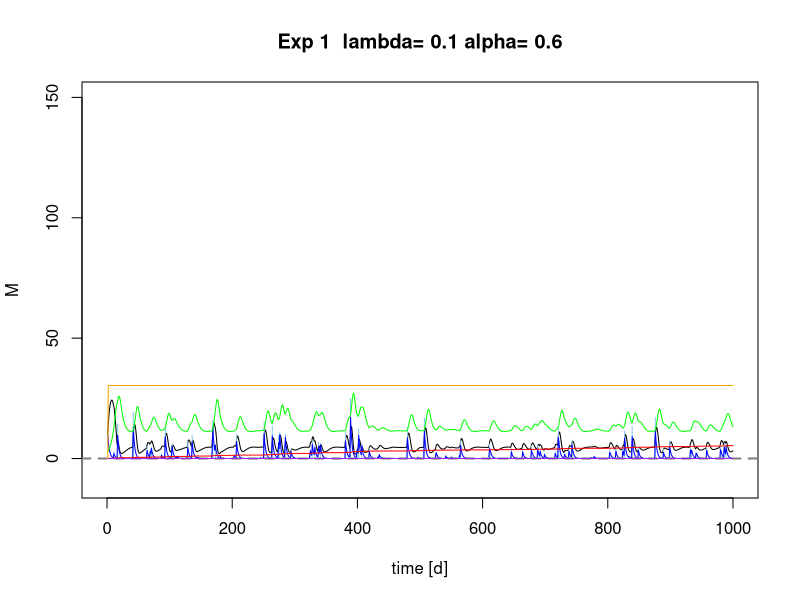
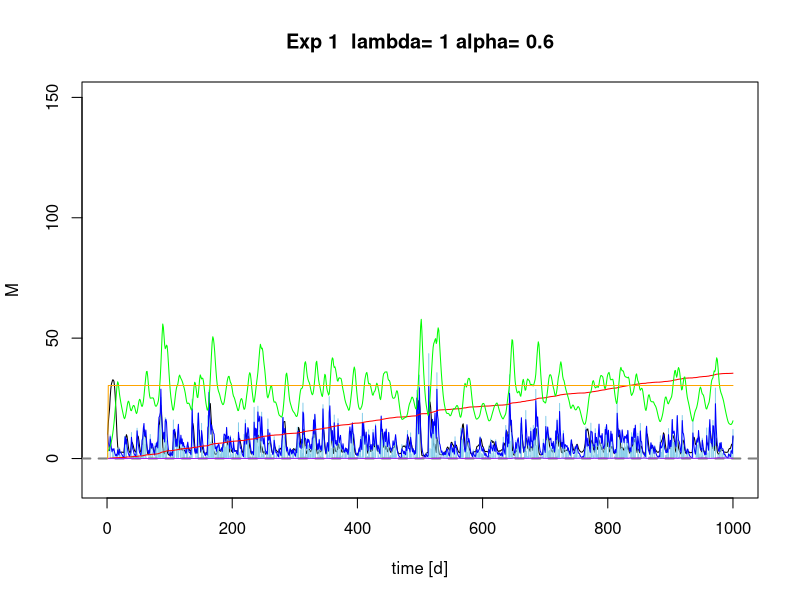
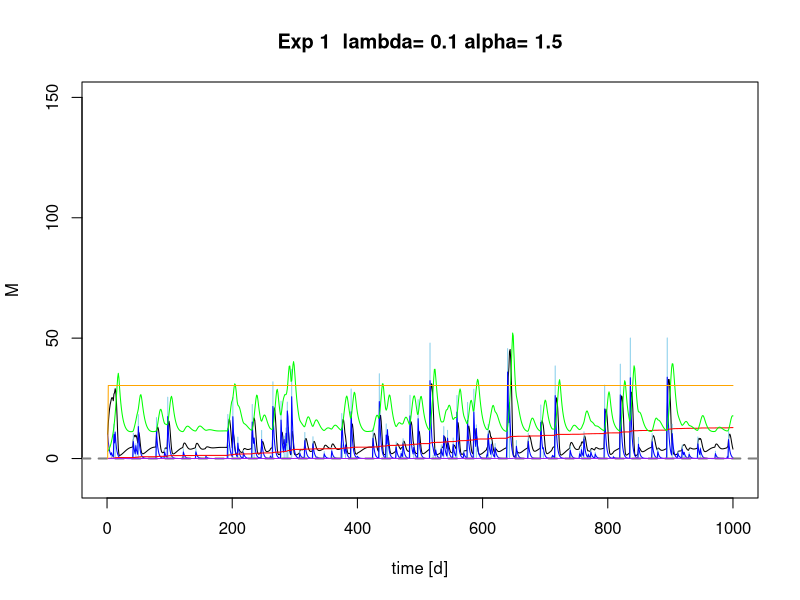
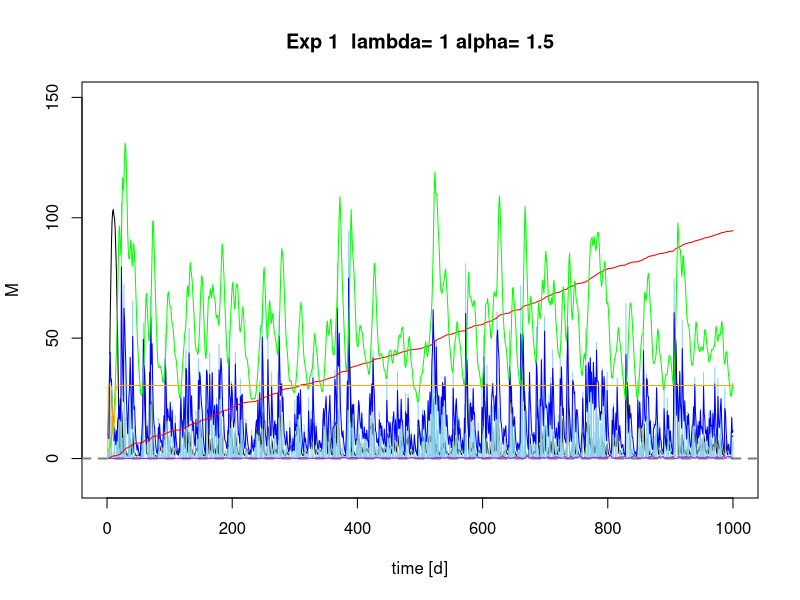
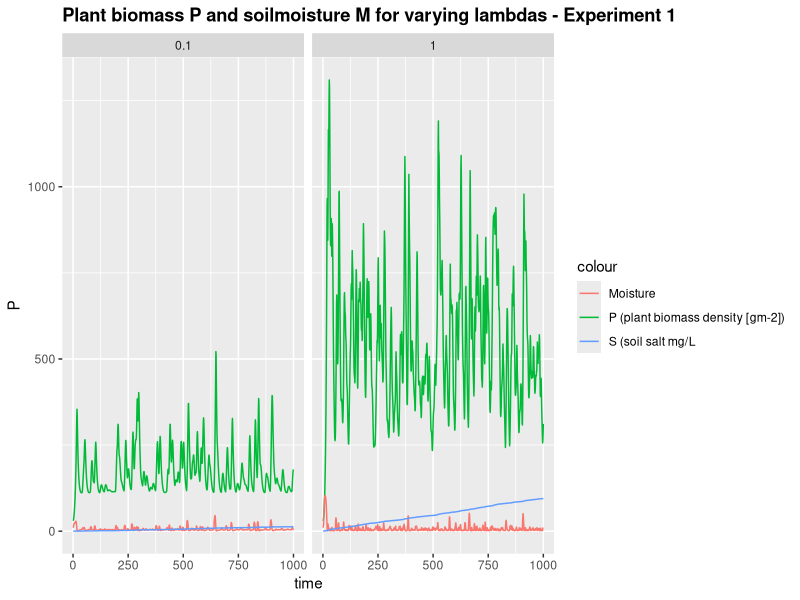
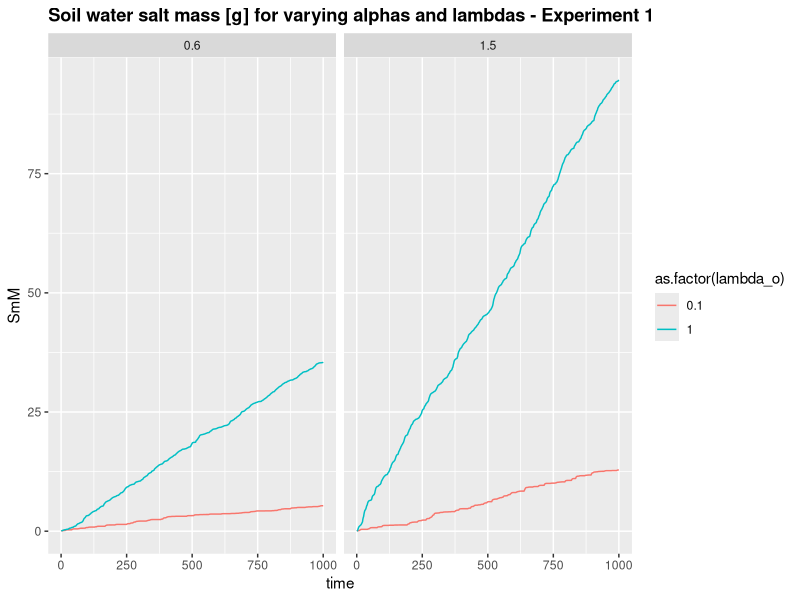
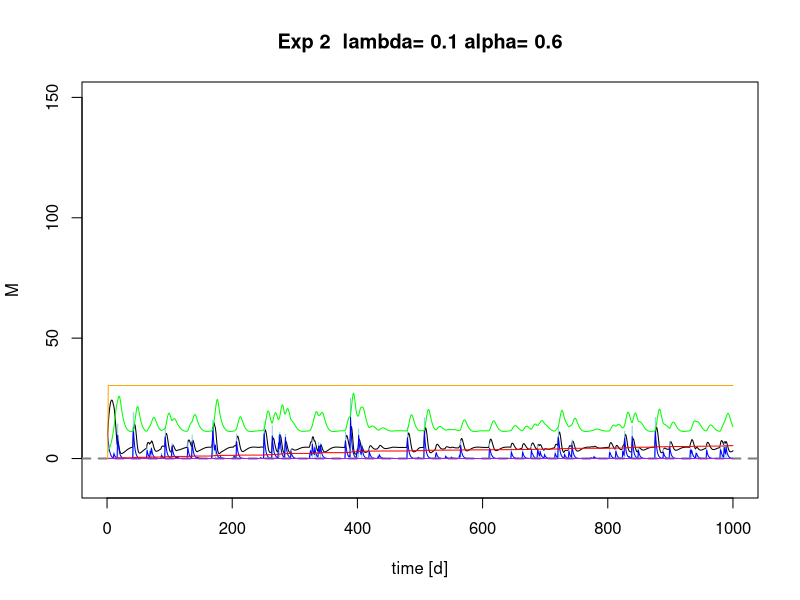
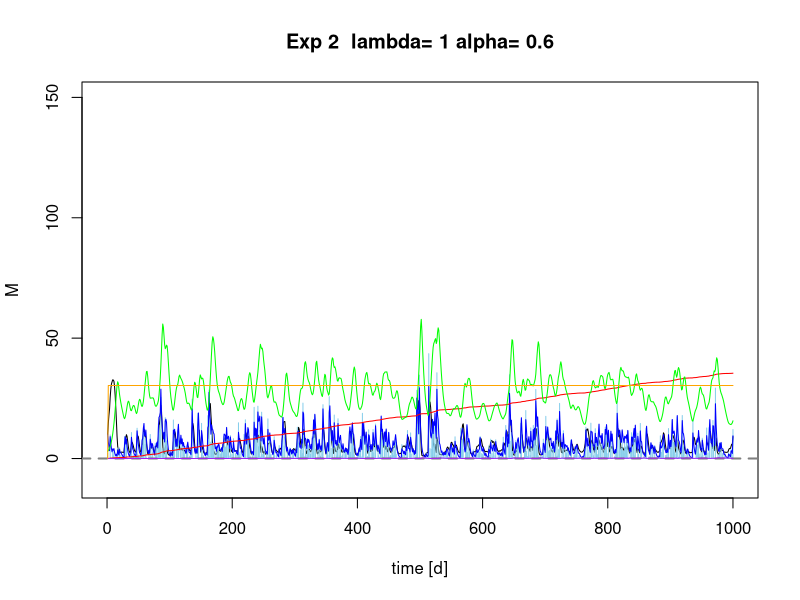

The R script that drew these images, in order:
## ---- chunk 1

# Sandy Clay Loam
    n<-0.367 # porosity
    # more soil variables for evaporation & losses
    # Hydraulic conductivity
    K_s<-52.08*10 # mm/day
    # campbell's b
    b<-6.4069 # neurotheta sandy clay loam
    # van Genuchten parameters
#     avg <- 0.0521
#     nvg <- 1.237
    s_fc<-0.2677/n # Field capacity
    # This is the bubbling pressure
    psi_s_bar<--1.2E-3 #
 
   h1bar =  -psi_s_bar 
   hb = psi_s_bar*-10^5
 

  Z =1000 # [cm] actual groundwater depth 

# parameters describing the soil
  soilpar <- list(b = b, n = n, s_fc = s_fc, K_s = K_s, 
                psi_s_bar = psi_s_bar, h1bar = h1bar, hb = hb)
    #................................................
    # Vegetation 1 (Grass)
    # paspalum secateum F-I and R-I, 2004

    Zr = 400 # soil depth (cm)   Also Table 2...Fernandez-Illescas and Rodriguez-Iturbe...2001


 # parameters describing the root zone   
  vegpar <- list(Zr = Zr)


# parameters describing plant dynamics and salt features

  alpha_i=0.5 #maximum infiltration rate per day, http://www.fao.org/docrep/s8684e/s8684e0a.htm
         
  k=12 # Saco et al, 2013
  W0=0.2 # Saco et al, 2013
  gmax=0.05 # Saco et al, 2013
  k1=5 # Saco et al, 2013
  c=10  # Saco et al, 2013
  f= 0.4  # f is the soil salt leaching efficiency (whether some salt is retained)
  ConcConst = 0.01 # ConcConst is the concentration of the salt in the infiltrating water in g/l
  CM.gw = 0.1 # salt concentration in groundwater
  d=0.24 # fraction of plant mortality
  
  par <- list(alpha_i=alpha_i,k=k, W0=W0, gmax=gmax, k1=k1, c=c, f=f, ConcConst=ConcConst, CM.gw= CM.gw, d=d)
## ---- chunk 2
Infil <- function(h,P, par){
  
  I=par$alpha_i*h*(P+par$k*par$W0)/(P+par$k)
  
  return (I)
}
## ---- chunk 3

WU <- function(M,P,par){ 
# using Svir in here means scaling Svir back to M, easier to do at Svir in balances  
#  WU=par$gmax*((M*(1+Svir))/(((M*(1+Svir))+par$k1)))*P 
  WU=par$gmax*(M/((M+par$k1)))*P 
  
  return(WU)
}
## ---- chunk 4

Gr <- function(M,P,par) { 
  
  Gr = par$c*WU(M,P,par)
  
  return(Gr)
}
## ---- chunk 5
Mo <- function(P,par) {
  # needs to be M/Svir because both are "large" numbers
  # you want a number ~1 for multiplication, or <0.1 for addition
  Mo = P*(par$d)
  
  return(Mo)

}
## ---- chunk 6
#******************************************
# based on Salvucci, 1993
L_n <- function(M,Z,soilpar,vegpar) {
   Zr <- vegpar$Zr
   hb <- - soilpar$psi_s_bar*10^5 # (mm?)
   soilpar$s_fc <- (Z/hb)^(-1/soilpar$b)
   
   s=M/(soilpar$n*vegpar$Zr)
  
   psi = hb*s^-soilpar$b

   m=2 + 3/soilpar$b#5.64  # in Salvucci's paper it is called n, but I called it m here to not confuse it with porosity

q <-((Z/hb)^(-m)-(psi/hb)^(-m))/(1+(psi/hb)^(-m)+(m-1)*(Z/hb)^(-m))#/(soilpar$n*Zr) # 


# Mass flux
flux <- soilpar$K_s*q


return(flux)
}

## ---- chunk 7
balances <- function(Rain, par, plotit=T,
                      soilpar,
                      vegpar){
   

  
# Storage vectors for the daily steps are initialized.

   M <- rep(0,length(Rain)) # soil moisture [mm]
   h <- rep(0,length(Rain)) # infiltration depth [mm]
   P <- rep(0,length(Rain)) #biomass density []
   CM<- rep(0,length(Rain)) # Salt concentration in soil water in g/L or g/mm
   SmI<- rep(0,length(Rain)) # Salt mass in infiltrating water [g]
   SmM <- rep(0,length(Rain)) # Salt mass in soil water [g]
   In <- rep(0,length(Rain)) # infiltration [mm]

   Svir <- rep(0,length(Rain)) # virtual saturation
   flux<- rep(0,length(Rain)) # drainage and capillary rise flux, according to sign



# Initial values to start the simulation.

   
   M[1] <- 10
   h[1] <- 10 
   P[1] <- 30
   CM[1]<- 0
   Svir[1] <- M[1]



# We decided to split the numerical calculations for the daily into 12 substeps.

   deltat <- 12 # split in 12 increments

  
# Storage vectors for the substeps are initialized.

   M_sub <- rep(0,deltat)
   h_sub <- rep(0,deltat)
   I_sub <- rep(0,deltat)
   #Q_sub <- rep(0,deltat)
   WU_sub <-rep(0,deltat) # Water uptake in mm
   P_sub <- rep(0,deltat) 
   Gr_sub <- rep(0,deltat) # Growth of biomass
   Mo_sub<- rep(0,deltat) # Mortality of biomass
   SmI_sub <- rep(0,deltat) 
   SmM_sub<- rep(0,deltat) 
   CM_sub<- rep(0,deltat) 
  Svir_sub <- rep(0,deltat) # virtual saturation

   flux_sub<-rep(0,deltat) # calculates leakage loss without evaporation loss

   U_salt <-rep(0,deltat)
   L_salt <-rep(0,deltat)


  
   timeincr= 1/deltat
   
  for (t in 2:length(Rain)){
    
    for (tt in 1:(deltat-1)) {
      
      h.old <- ifelse(tt==1,h[t-1],h_sub[tt])
      P.old <- ifelse(tt==1,P[t-1],P_sub[tt])
      M.old <- ifelse(tt==1,M[t-1],M_sub[tt])
      SmI.old <-ifelse(tt==1,SmI[t-1],SmI_sub[tt])
      CM.old <-ifelse(tt==1,CM[t-1],CM_sub[tt])
      Svir.old <-ifelse(tt==1,Svir[t-1],Svir_sub[tt])


# Balance for water depth on soil


h_sub[tt+1] <- h.old + ifelse(tt==1,(10*Rain[t]),0) - Infil(h.old, P.old,par)*timeincr

# Infiltration

      I_sub[tt] <- Infil(h.old, P.old,par)*timeincr

#  1. Update soil moisture with infiltration

      M_sub[tt + 1] <- M.old + I_sub[tt]      
      
# Now do all plant uptake and growth
# water uptake by plants: include infiltration in available water

      WU_sub[tt] <- WU(M=Svir.old,P.old,par)*timeincr 
      
      # growth rate
      Gr_sub[tt] <- Gr(M=Svir.old, P.old,par)*timeincr 
      # Mortality
      Mo_sub[tt]<- Mo(P.old, par)*timeincr
      # calculate plant biomass balance
      P_sub[tt + 1] <- P.old + Gr_sub[tt]- Mo_sub[tt] 
      
      
# re-calculate water balance
# 2. before leaching
      M_sub[tt + 1] <- M.old + I_sub[tt] - WU_sub[tt] #- L_sub[tt] 

# Calculate salt concentration in the soil

 # 3. calculate leaching and capillary rise amount
  flux_sub[tt+1]<-do.call(L_n,list(M=M_sub[tt+1],Z=Z, soilpar=soilpar,vegpar=vegpar))

# 4. final adjust soil moisture for leaching or capillary rise
 
   M_sub[tt + 1] <-  M_sub[tt + 1] + flux_sub[tt+1]*timeincr


# calculate saltbalance

# Salt leaching
    L_salt[tt+1] <- ifelse(flux_sub[tt+1]<0, par$f*CM_sub[tt+1]*flux_sub[tt+1]*timeincr,0) # leaching of salt

# salt uplfow
    U_salt[tt+1] <- ifelse(flux_sub[tt+1]>0, par$CM.gw*flux_sub[tt+1]*timeincr,0) # rise of salt

# salt mass coming in with infiltration
      SmI_sub[tt+1]<- SmI.old + I_sub[tt]*par$ConcConst 

#salt mass in soil
     SmM_sub[tt+1] <- SmI_sub[tt+1] + U_salt[tt+1] - L_salt[tt+1]
# salt concentration in soil
   CM_sub[tt+1]<- (SmM_sub[tt+1]/M_sub[tt+1])*(1/58.44) # 
    
# Virtual saturation (Shah et al., 2012), here in [mm] to be in the same unit as M
    Svir_sub[tt + 1]<-soilpar$n*vegpar$Zr*((soilpar$h1bar*10^-1)^(1/soilpar$b))*
                     ((soilpar$h1bar*10^-1)*(M_sub[tt + 1]/
                       (soilpar$n*vegpar$Zr))^(-soilpar$b)
                       +(3.6*CM_sub[tt + 1]))^(-1/soilpar$b)

    } 
  
# Aggregating the substep results to daily values.

    P[t] = P_sub[deltat]
    M[t] = M_sub[deltat]
    h[t] = h_sub[deltat]
    CM[t] = CM_sub[deltat]
    SmM[t] = SmM_sub[deltat] 
    SmI[t]=SmI_sub[deltat]
    In[t]= sum(I_sub)
    flux[t] = sum(flux_sub)
    Svir[t] = Svir_sub[deltat]

}


# Plotting
 
if (plotit==T) {  
  plot(M, type="l",ylim=c(-10,150),xlim=c(0,time),xlab=("time [d]"), main=paste("Exp 1  lambda=", lambda[j],"alpha=", alpha[i]))
  points(Rain*10, type="h", col="skyblue")
   
    lines(h,type="l", col="blue")
    abline(h=0, col="Gray50",lwd=2,lty=2)

    lines(SmM,type="l", col="red")
    lines(CM,type="l", col="purple")
    lines(P/10,type="l", col="green")
    lines(flux,type="l", col="orange")

#  legend("topright",cex=1, pt.cex=0.4, c("Moisture [mm]","Rainfall [mm]*10","overland flow depth[mm] ","salt mass in soil water [g]", "salt concentration in soil water [g/l]", "Plant biomass density [g/m^2]/10"),
#          col=c("black","skyblue","blue","red","purple","green"),lty=1)
 

}

Out <- data.frame(P=P,M=M,h=h, CM=CM, SmM=SmM, In=In, flux=flux, Svir=Svir)
return(Out)
}
## ---- chunk 8
alpha <- c(0.6,1.5) 
lambda <- c(0.1,1)

Store <- list()
sub_store <- list()
time <- 1000
delta <- 0
set.seed(1000)
## ---- chunk 9
# set the mortality value
# source("Rainfall.R")
Precip <- function(time,alpha,lambda,delta) {
  # generate a vector of times between rainfall events > delta
  f_P<-floor(rexp(time,lambda*exp(-delta/alpha))) # vector of times between rainfall occurrences (equation 4 & 8)
  # generate a binary vector from this (impulse function)
  binary.vec <- unlist(lapply(1:time,function(i) c(rep(0,f_P[i]),1)))
  R <- rexp(length(binary.vec),1/alpha)*binary.vec 
  return(R[1:time])
}

    for (i in 1:length(alpha)) {
  
for (j in 1:length(lambda)) {
      # generate the rainfall
    Rain <- Precip(time,alpha[i],lambda[j],delta)
    Rainlist <- data.frame(Precip(time,alpha[i],lambda[j],delta))
  
    sub_store[[j]] <-data.frame(alpha_o=rep(alpha[i],time),
                                lambda_o=rep(lambda[j],time),
                                balances(Rain,plotit=T, par=par,
                                soilpar, vegpar))
  }
  Store[[i]] <- sub_store
}
## ---- chunk 10
require(ggplot2)
lambda_sum <- do.call(rbind,Store[][[2]])
lambda_sum$time <- rep(1:time,length(lambda))

pl <- ggplot(lambda_sum,aes(x=time,y=P, colour="P (plant biomass density [gm-2])")) + geom_line()
pl  <- pl + geom_line(aes(x=time,y=M, colour="Moisture"))  
pl <- pl +  facet_wrap(~lambda_o)   #, colour=lambda_o (put this in aes-brackets) 
pl  + ggtitle("Plant biomass P and soilmoisture M for varying lambdas - Experiment 1") +  geom_line(aes(x=time, y=SmM, colour= "S (soil salt mg/L")) + theme(plot.title = element_text(lineheight=.8, face="bold"))
## ---- chunk 11
lambda_sum_all <- do.call(rbind,do.call(rbind,Store))
lambda_sum_all$time <- rep(rep(1:time,length(lambda)),length(alpha))


pa <- ggplot(lambda_sum_all,aes(x=time,y=SmM,col=as.factor(lambda_o))) + geom_line(linetype=1) 
# pa <- pa + + scale_color_gradient(low="blue", high="red")
pa <- pa  + facet_wrap(~alpha_o) + ggtitle("Soil water salt mass [g] for varying alphas and lambdas - Experiment 1") + theme(plot.title = element_text(lineheight=.8, face="bold"))
pa  
## ---- chunk 12
h1P<- lambda_sum$P
h1M <-lambda_sum$M
h1SmM<-lambda_sum$SmM
h1CM<-lambda_sum$CM

## ---- chunk 13

Gr <- function(M,P,par) { 
  
  Gr = par$c*WU(M,P,par)
  
  return(Gr)
}
## ---- chunk 14
Mo <- function(P,M,Svir,par) {
  # needs to be M/Svir because both are "large" numbers
  # you want a number ~1 for multiplication, or <0.1 for addition
  Mo = P*(par$d*(M/Svir))
  
  return(Mo)

}
## ---- chunk 15
balances <- function(Rain, par, plotit=T,
                      soilpar,
                      vegpar){
   

  
# Storage vectors for the daily steps are initialized.

   M <- rep(0,length(Rain)) # soil moisture [mm]
   h <- rep(0,length(Rain)) # infiltration depth [mm]
   P <- rep(0,length(Rain)) #biomass density []
   CM<- rep(0,length(Rain)) # Salt concentration in soil water in g/L or g/mm
   SmI<- rep(0,length(Rain)) # Salt mass in infiltrating water [g]
   SmM <- rep(0,length(Rain)) # Salt mass in soil water [g]
   In <- rep(0,length(Rain)) # infiltration [mm]

   Svir <- rep(0,length(Rain)) # virtual saturation
   flux<- rep(0,length(Rain)) # drainage and capillary rise flux, according to sign



# Initial values to start the simulation.

   
   M[1] <- 10
   h[1] <- 10 
   P[1] <- 30
   CM[1]<- 0
   Svir[1] <- M[1]



# We decided to split the numerical calculations for the daily into 12 substeps.

   deltat <- 12 # split in 12 increments

  
# Storage vectors for the substeps are initialized.

   M_sub <- rep(0,deltat)
   h_sub <- rep(0,deltat)
   I_sub <- rep(0,deltat)
   #Q_sub <- rep(0,deltat)
   WU_sub <-rep(0,deltat) # Water uptake in mm
   P_sub <- rep(0,deltat) 
   Gr_sub <- rep(0,deltat) # Growth of biomass
   Mo_sub<- rep(0,deltat) # Mortality of biomass
   SmI_sub <- rep(0,deltat) 
   SmM_sub<- rep(0,deltat) 
   CM_sub<- rep(0,deltat) 
  Svir_sub <- rep(0,deltat) # virtual saturation

   flux_sub<-rep(0,deltat) # calculates leakage loss without evaporation loss

   U_salt <-rep(0,deltat)
   L_salt <-rep(0,deltat)


  
   timeincr= 1/deltat
   
  for (t in 2:length(Rain)){
    
    for (tt in 1:(deltat-1)) {
      
      h.old <- ifelse(tt==1,h[t-1],h_sub[tt])
      P.old <- ifelse(tt==1,P[t-1],P_sub[tt])
      M.old <- ifelse(tt==1,M[t-1],M_sub[tt])
      SmI.old <-ifelse(tt==1,SmI[t-1],SmI_sub[tt])
      CM.old <-ifelse(tt==1,CM[t-1],CM_sub[tt])
      Svir.old <-ifelse(tt==1,Svir[t-1],Svir_sub[tt])


# Balance for water depth on soil


h_sub[tt+1] <- h.old + ifelse(tt==1,(10*Rain[t]),0) - Infil(h.old, P.old,par)*timeincr

# Infiltration

      I_sub[tt] <- Infil(h.old, P.old,par)*timeincr

#  1. Update soil moisture with infiltration

      M_sub[tt + 1] <- M.old + I_sub[tt]      
      
# Now do all plant uptake and growth
# water uptake by plants: include infiltration in available water

      WU_sub[tt] <- WU(M=Svir.old,P.old,par)*timeincr 
      
      # growth rate
      Gr_sub[tt] <- Gr(M=M.old, P.old,par)*timeincr 
      # Mortality
      Mo_sub[tt]<- Mo(P.old,M=M.old, Svir=Svir.old, par)*timeincr
      # calculate plant biomass balance
      P_sub[tt + 1] <- P.old + Gr_sub[tt]- Mo_sub[tt] 
      
      
# re-calculate water balance
# 2. before leaching
      M_sub[tt + 1] <- M.old + I_sub[tt] - WU_sub[tt] #- L_sub[tt] 

# Calculate salt concentration in the soil

 # 3. calculate leaching and capillary rise amount
  flux_sub[tt+1]<-do.call(L_n,list(M=M_sub[tt+1],Z=Z,soilpar=soilpar,vegpar=vegpar))

# 4. final adjust soil moisture for leaching or capillary rise
 
   M_sub[tt + 1] <-  M_sub[tt + 1] + flux_sub[tt+1]*timeincr


# calculate saltbalance

# Salt leaching
    L_salt[tt+1] <- ifelse(flux_sub[tt+1]<0, par$f*CM_sub[tt+1]*flux_sub[tt+1]*timeincr,0) # leaching of salt

# salt uplfow
    U_salt[tt+1] <- ifelse(flux_sub[tt+1]>0, par$CM.gw*flux_sub[tt+1]*timeincr,0) # rise of salt

# salt mass coming in with infiltration
      SmI_sub[tt+1]<- SmI.old + I_sub[tt]*par$ConcConst 

#salt mass in soil
     SmM_sub[tt+1] <- SmI_sub[tt+1] + U_salt[tt+1] - L_salt[tt+1]
# salt concentration in soil
   CM_sub[tt+1]<- (SmM_sub[tt+1]/M_sub[tt+1])*(1/58.44) # 
    
# Virtual saturation (Shah et al., 2012), here in [mm] to be in the same unit as M
    Svir_sub[tt + 1]<-soilpar$n*vegpar$Zr*((soilpar$h1bar*10^-1)^(1/soilpar$b))*
                     ((soilpar$h1bar*10^-1)*(M_sub[tt + 1]/
                       (soilpar$n*vegpar$Zr))^(-soilpar$b)
                       +(3.6*CM_sub[tt + 1]))^(-1/soilpar$b)

    } 
  
# Aggregating the substep results to daily values.

    P[t] = P_sub[deltat]
    M[t] = M_sub[deltat]
    h[t] = h_sub[deltat]
    CM[t] = CM_sub[deltat]
    SmM[t] = SmM_sub[deltat] 
    SmI[t]=SmI_sub[deltat]
    In[t]= sum(I_sub)
    flux[t] = sum(flux_sub)
    Svir[t] = Svir_sub[deltat]

}


# Plotting
 
if (plotit==T) {  
  plot(M, type="l",ylim=c(-10,150),xlim=c(0,time),xlab=("time [d]"), main=paste("Exp 2  lambda=", lambda[j],"alpha=", alpha[i]))
  points(Rain*10, type="h", col="skyblue")
   
    lines(h,type="l", col="blue")
    abline(h=0, col="Gray50",lwd=2,lty=2)

    lines(SmM,type="l", col="red")
    lines(CM,type="l", col="purple")
    lines(P/10,type="l", col="green")
    lines(flux,type="l", col="orange")

#  legend("topright",cex=1, pt.cex=0.4, c("Moisture [mm]","Rainfall [mm]*10","overland flow depth[mm] ","salt mass in soil water [g]", "salt concentration in soil water [g/l]", "Plant biomass density [g/m^2]/10"),
#          col=c("black","skyblue","blue","red","purple","green"),lty=1)
 

}

Out <- data.frame(P=P,M=M,h=h, CM=CM, SmM=SmM, In=In, flux=flux, Svir=Svir)
return(Out)
}
## ---- chunk 16
alpha <- c(0.6,1.5) 
lambda <- c(0.1,1)

Store <- list()
sub_store <- list()
time <- 1000
delta <- 0
set.seed(1000)
## ---- chunk 17
#source("Rainfall.R")


for (i in 1:length(alpha)) {
  
for (j in 1:length(lambda)) {
    # generate the rainfall
    Rain <- Precip(time,alpha[i],lambda[j],delta)
    Rainlist <- data.frame(Precip(time,alpha[i],lambda[j],delta)) 
    
    sub_store[[j]] <-data.frame(alpha_o=rep(alpha[i],time),
                                lambda_o=rep(lambda[j],time),
                                balances(Rain,plotit=T, par=par,
                                soilpar, vegpar))
  }
  Store[[i]] <- sub_store
}
## ---- chunk 18
require(ggplot2)
lambda_sum <- do.call(rbind,Store[][[2]])
lambda_sum$time <- rep(1:time,length(lambda))

pl <- ggplot(lambda_sum,aes(x=time,y=P, colour="P (plant biomass density [gm-2])")) + geom_line()
pl  <- pl + geom_line(aes(x=time,y=M, colour="Moisture"))  
pl <- pl +  facet_wrap(~lambda_o)   #, colour=lambda_o (put this in aes-brackets) 
pl  + ggtitle("Plant biomass P and soilmoisture M for varying lambdas - Experiment 2") +  geom_line(aes(x=time, y=SmM, colour= "S (soil salt mg/L")) + theme(plot.title = element_text(lineheight=.8, face="bold"))
## ---- chunk 19
lambda_sum_all <- do.call(rbind,do.call(rbind,Store))
lambda_sum_all$time <- rep(rep(1:time,length(lambda)),length(alpha))


pa <- ggplot(lambda_sum_all,aes(x=time,y=SmM,col=as.factor(lambda_o))) + geom_line(linetype=1) 
# pa <- pa + + scale_color_gradient(low="blue", high="red")
pa <- pa  + facet_wrap(~alpha_o) + ggtitle("Soil water salt mass [g] for varying alphas and lambdas - Experiment 2") + theme(plot.title = element_text(lineheight=.8, face="bold"))
pa  
## ---- chunk 20

h2P<- lambda_sum$P
h2M <-lambda_sum$M
h2SmM<-lambda_sum$SmM
h2CM<-lambda_sum$CM

## ---- chunk 21
summary(h1P) # Plant biomass exp 1
summary(h2P) # Plant biomass exp 2
summary(h1M) # soil moisture exp 1
summary(h2M) # soil moisture exp 2
summary(h1SmM) # soil salt mass exp 1
summary(h2SmM) # soil salt mass exp 2
summary(h1CM) # soil salt concentration exp 1
summary(h2CM) # soil salt concentration exp 2
## ---- chunk 22

par(mfrow = c(1,2))
hist(h1P, breaks=10, main = 'Plant biomass Experiment 1')
hist(h2P, breaks=10, main = 'Plant biomass Experiment 2')
hist(h1M, breaks=10,main="Soil moisture Exp 1")
hist(h2M, breaks=10,main="Soil moisture Exp 2")
hist(h1SmM, breaks=10,main="soil salt mass Exp 1")
hist(h2SmM, breaks=10,main="soil salt mass Exp 2")
hist(h1CM, breaks=10, main="Salt concentration in soil Exp 1")
hist(h2CM, breaks=10, main="Salt concentration in soil Exp 2")

## ---- chunk 23
wilcox.test(h1M,h2M) # soil moisture
wilcox.test(h1P,h2P) # plant biomass
wilcox.test(h1SmM,h2SmM) # soil salt mass
wilcox.test(h1CM,h2CM) # soil salt concentration
